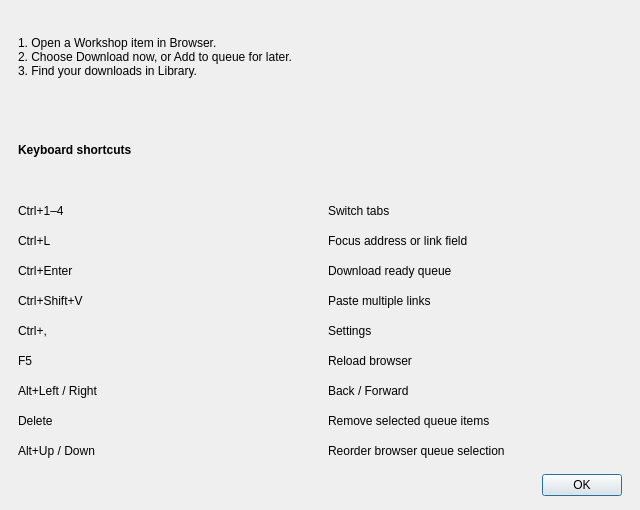
<?xml version="1.0" encoding="UTF-8"?>
<ui version="4.0">
 <class>GettingStartedDialog</class>
 <widget class="QDialog" name="GettingStartedDialog">
  <property name="windowTitle">
   <string>Getting started</string>
  </property>
  <property name="geometry">
   <rect>
    <x>0</x>
    <y>0</y>
    <width>640</width>
    <height>510</height>
   </rect>
  </property>
  <layout class="QVBoxLayout" name="layout">
   <property name="leftMargin">
    <number>18</number>
   </property>
   <property name="topMargin">
    <number>18</number>
   </property>
   <property name="rightMargin">
    <number>18</number>
   </property>
   <property name="bottomMargin">
    <number>14</number>
   </property>
   <property name="spacing">
    <number>16</number>
   </property>
   <item>
    <widget class="QLabel" name="guide">
     <property name="text">
      <string>1. Open a Workshop item in Browser.
2. Choose Download now, or Add to queue for later.
3. Find your downloads in Library.</string>
     </property>
     <property name="wordWrap">
      <bool>true</bool>
     </property>
     <property name="textFormat">
      <enum>Qt::PlainText</enum>
     </property>
    </widget>
   </item>
   <item>
    <widget class="QLabel" name="heading">
     <property name="text">
      <string>Keyboard shortcuts</string>
     </property>
     <property name="wordWrap">
      <bool>true</bool>
     </property>
     <property name="textFormat">
      <enum>Qt::PlainText</enum>
     </property>
     <property name="font">
      <font>
       <bold>true</bold>
      </font>
     </property>
    </widget>
   </item>
   <item>
    <layout class="QGridLayout" name="shortcuts">
     <item row="0" column="0">
      <widget class="QLabel" name="key0">
       <property name="text">
        <string>Ctrl+1–4</string>
       </property>
       <property name="wordWrap">
        <bool>true</bool>
       </property>
       <property name="textFormat">
        <enum>Qt::PlainText</enum>
       </property>
      </widget>
     </item>
     <item row="0" column="1">
      <widget class="QLabel" name="description0">
       <property name="text">
        <string>Switch tabs</string>
       </property>
       <property name="wordWrap">
        <bool>true</bool>
       </property>
       <property name="textFormat">
        <enum>Qt::PlainText</enum>
       </property>
      </widget>
     </item>
     <item row="1" column="0">
      <widget class="QLabel" name="key1">
       <property name="text">
        <string>Ctrl+L</string>
       </property>
       <property name="wordWrap">
        <bool>true</bool>
       </property>
       <property name="textFormat">
        <enum>Qt::PlainText</enum>
       </property>
      </widget>
     </item>
     <item row="1" column="1">
      <widget class="QLabel" name="description1">
       <property name="text">
        <string>Focus address or link field</string>
       </property>
       <property name="wordWrap">
        <bool>true</bool>
       </property>
       <property name="textFormat">
        <enum>Qt::PlainText</enum>
       </property>
      </widget>
     </item>
     <item row="2" column="0">
      <widget class="QLabel" name="key2">
       <property name="text">
        <string>Ctrl+Enter</string>
       </property>
       <property name="wordWrap">
        <bool>true</bool>
       </property>
       <property name="textFormat">
        <enum>Qt::PlainText</enum>
       </property>
      </widget>
     </item>
     <item row="2" column="1">
      <widget class="QLabel" name="description2">
       <property name="text">
        <string>Download ready queue</string>
       </property>
       <property name="wordWrap">
        <bool>true</bool>
       </property>
       <property name="textFormat">
        <enum>Qt::PlainText</enum>
       </property>
      </widget>
     </item>
     <item row="3" column="0">
      <widget class="QLabel" name="key3">
       <property name="text">
        <string>Ctrl+Shift+V</string>
       </property>
       <property name="wordWrap">
        <bool>true</bool>
       </property>
       <property name="textFormat">
        <enum>Qt::PlainText</enum>
       </property>
      </widget>
     </item>
     <item row="3" column="1">
      <widget class="QLabel" name="description3">
       <property name="text">
        <string>Paste multiple links</string>
       </property>
       <property name="wordWrap">
        <bool>true</bool>
       </property>
       <property name="textFormat">
        <enum>Qt::PlainText</enum>
       </property>
      </widget>
     </item>
     <item row="4" column="0">
      <widget class="QLabel" name="key4">
       <property name="text">
        <string>Ctrl+,</string>
       </property>
       <property name="wordWrap">
        <bool>true</bool>
       </property>
       <property name="textFormat">
        <enum>Qt::PlainText</enum>
       </property>
      </widget>
     </item>
     <item row="4" column="1">
      <widget class="QLabel" name="description4">
       <property name="text">
        <string>Settings</string>
       </property>
       <property name="wordWrap">
        <bool>true</bool>
       </property>
       <property name="textFormat">
        <enum>Qt::PlainText</enum>
       </property>
      </widget>
     </item>
     <item row="5" column="0">
      <widget class="QLabel" name="key5">
       <property name="text">
        <string>F5</string>
       </property>
       <property name="wordWrap">
        <bool>true</bool>
       </property>
       <property name="textFormat">
        <enum>Qt::PlainText</enum>
       </property>
      </widget>
     </item>
     <item row="5" column="1">
      <widget class="QLabel" name="description5">
       <property name="text">
        <string>Reload browser</string>
       </property>
       <property name="wordWrap">
        <bool>true</bool>
       </property>
       <property name="textFormat">
        <enum>Qt::PlainText</enum>
       </property>
      </widget>
     </item>
     <item row="6" column="0">
      <widget class="QLabel" name="key6">
       <property name="text">
        <string>Alt+Left / Right</string>
       </property>
       <property name="wordWrap">
        <bool>true</bool>
       </property>
       <property name="textFormat">
        <enum>Qt::PlainText</enum>
       </property>
      </widget>
     </item>
     <item row="6" column="1">
      <widget class="QLabel" name="description6">
       <property name="text">
        <string>Back / Forward</string>
       </property>
       <property name="wordWrap">
        <bool>true</bool>
       </property>
       <property name="textFormat">
        <enum>Qt::PlainText</enum>
       </property>
      </widget>
     </item>
     <item row="7" column="0">
      <widget class="QLabel" name="key7">
       <property name="text">
        <string>Delete</string>
       </property>
       <property name="wordWrap">
        <bool>true</bool>
       </property>
       <property name="textFormat">
        <enum>Qt::PlainText</enum>
       </property>
      </widget>
     </item>
     <item row="7" column="1">
      <widget class="QLabel" name="description7">
       <property name="text">
        <string>Remove selected queue items</string>
       </property>
       <property name="wordWrap">
        <bool>true</bool>
       </property>
       <property name="textFormat">
        <enum>Qt::PlainText</enum>
       </property>
      </widget>
     </item>
     <item row="8" column="0">
      <widget class="QLabel" name="key8">
       <property name="text">
        <string>Alt+Up / Down</string>
       </property>
       <property name="wordWrap">
        <bool>true</bool>
       </property>
       <property name="textFormat">
        <enum>Qt::PlainText</enum>
       </property>
      </widget>
     </item>
     <item row="8" column="1">
      <widget class="QLabel" name="description8">
       <property name="text">
        <string>Reorder browser queue selection</string>
       </property>
       <property name="wordWrap">
        <bool>true</bool>
       </property>
       <property name="textFormat">
        <enum>Qt::PlainText</enum>
       </property>
      </widget>
     </item>
    </layout>
   </item>
   <item>
    <widget class="QDialogButtonBox" name="buttons">
     <property name="standardButtons">
      <set>QDialogButtonBox::Ok</set>
     </property>
    </widget>
   </item>
  </layout>
 </widget>
 <resources />
 <connections />
</ui>
